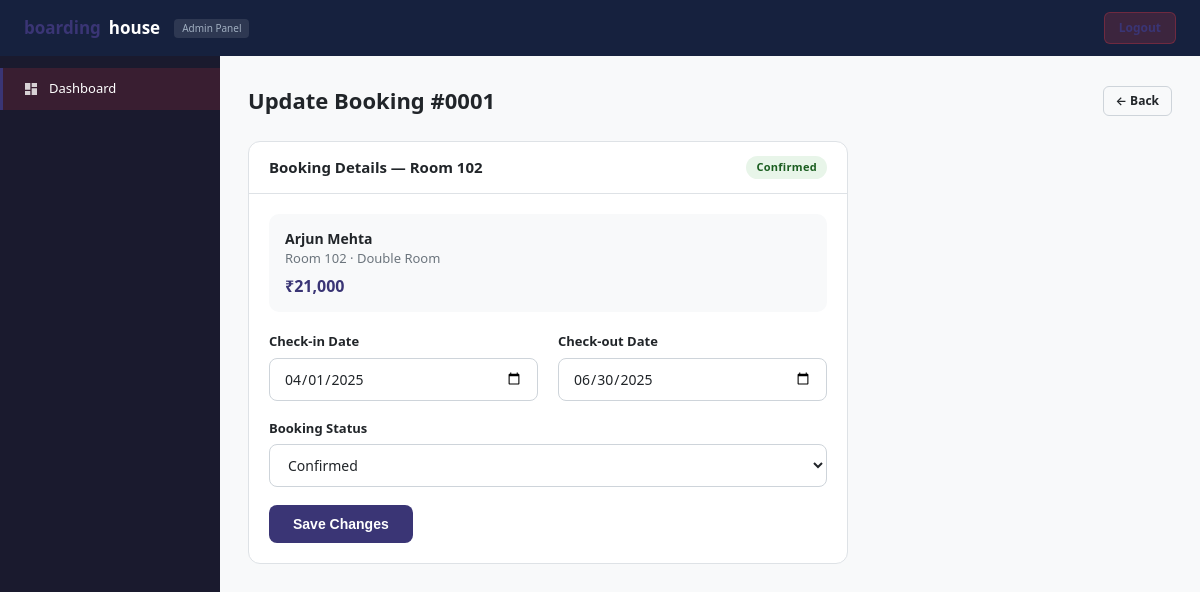
Screenshot of /update_booking.php?id=1 (signed in) with the database file from the repository.
### tables this page shows
CREATE TABLE `bookings` (
  `id`         INT(11)       NOT NULL AUTO_INCREMENT,
  `user_id`    INT(11)       NOT NULL,
  `room_id`    INT(11)       NOT NULL,
  `check_in`   DATE          NOT NULL,
  `check_out`  DATE          NOT NULL,
  `amount`     DECIMAL(10,2) NOT NULL DEFAULT 0.00,
  `status`     ENUM('pending','confirmed','cancelled')
                             NOT NULL DEFAULT 'pending',
  `notes`      TEXT          DEFAULT NULL,
  `created_at` DATETIME      NOT NULL DEFAULT CURRENT_TIMESTAMP,
  `updated_at` DATETIME      NOT NULL DEFAULT CURRENT_TIMESTAMP
                             ON UPDATE CURRENT_TIMESTAMP,
  PRIMARY KEY (`id`),
  CONSTRAINT `fk_booking_user` FOREIGN KEY (`user_id`)
    REFERENCES `users` (`id`) ON DELETE CASCADE,
  CONSTRAINT `fk_booking_room` FOREIGN KEY (`room_id`)
    REFERENCES `rooms` (`id`) ON DELETE CASCADE
);

CREATE TABLE `rooms` (
  `id`          INT(11)       NOT NULL AUTO_INCREMENT,
  `room_number` VARCHAR(20)   NOT NULL UNIQUE,
  `room_type`   VARCHAR(60)   NOT NULL,
  `floor`       INT(3)        NOT NULL DEFAULT 1,
  `capacity`    INT(3)        NOT NULL DEFAULT 1,
  `price`       DECIMAL(10,2) NOT NULL,
  `amenities`   VARCHAR(300)  DEFAULT NULL,
  `description` TEXT          DEFAULT NULL,
  `status`      ENUM('available','reserved','occupied','maintenance')
                              NOT NULL DEFAULT 'available',
  `created_at`  DATETIME      NOT NULL DEFAULT CURRENT_TIMESTAMP,
  PRIMARY KEY (`id`)
);

CREATE TABLE `users` (
  `id`         INT(11)      NOT NULL AUTO_INCREMENT,
  `name`       VARCHAR(100) NOT NULL,
  `email`      VARCHAR(150) NOT NULL UNIQUE,
  `phone`      VARCHAR(20)  DEFAULT NULL,
  `password`   VARCHAR(255) NOT NULL,
  `created_at` DATETIME     NOT NULL DEFAULT CURRENT_TIMESTAMP,
  PRIMARY KEY (`id`)
);

### update_booking.php (the view, shortened to what this page needs)
<?php
$isAdmin = isset($_SESSION['admin_id']);
require_once 'db.php';
$id = (int)($_GET['id'] ?? 0);
$stmt = $pdo->prepare("SELECT b.*, r.room_number, r.room_type, u.name as tenant_name FROM bookings b JOIN rooms r ON b.room_id=r.id JOIN users u ON b.user_id=u.id WHERE b.id=?");
$stmt->execute([$id]);
$booking = $stmt->fetch();
?>
<!DOCTYPE html>
<html lang="en">
<head>
<link rel="stylesheet" href="style.css">
</head>
<body>
<?php if($isAdmin): ?>
<div class="admin-wrapper">
<header class="topbar">
  <div class="topbar-logo"><span class="topbar-logo-red">boarding</span>house<span class="topbar-badge">Admin Panel</span></div>
  <div class="topbar-right"><a href="logout.php" class="topbar-logout">Logout</a></div>
</header>
<aside class="sidebar"><nav class="sidebar-nav">
  <a href="admin_dashboard.php" class="nav-item active"><svg viewBox="0 0 24 24"><path d="M3 13h8V3H3v10zm0 8h8v-6H3v6zm10 0h8V11h-8v10zm0-18v6h8V3h-8z"/></svg>Dashboard</a>
</nav></aside>
<main class="main-content">
<?php endif; ?>
  <div class="page-header-row">
    <div><div class="page-title">Update Booking #<?= str_pad($id,4,'0',STR_PAD_LEFT) ?></div></div>
    <a href="<?= $isAdmin?'admin_dashboard.php':'my_bookings.php' ?>" class="btn btn-outline btn-sm">← Back</a>
  </div>
  <div class="card" style="max-width:600px;">
    <div class="card-header">
      <div class="card-title">Booking Details — Room <?= htmlspecialchars($booking['room_number']) ?></div>
      <span class="pill <?= $booking['status']==='confirmed'?'pill-success':($booking['status']==='pending'?'pill-warning':'pill-danger') ?>"><?= ucfirst($booking['status']) ?></span>
    </div>
    <div class="card-body">
      <div style="background:var(--offwhite);border-radius:10px;padding:14px 16px;margin-bottom:20px;">
        <div style="font-weight:700;"><?= htmlspecialchars($booking['tenant_name']) ?></div>
        <div style="font-size:13px;color:var(--muted);">Room <?= htmlspecialchars($booking['room_number']) ?> · <?= htmlspecialchars($booking['room_type']) ?></div>
        <div style="font-size:16px;font-weight:800;color:var(--red);margin-top:6px;">₹<?= number_format($booking['amount']) ?></div>
      </div>
      <form method="POST">
        <div class="grid-2">
          <div class="form-group">
            <label class="form-label">Check-in Date</label>
            <input type="date" name="check_in" class="form-control" value="<?= $booking['check_in'] ?>" <?= !$isAdmin?'readonly':'' ?>>
          </div>
          <div class="form-group">
            <label class="form-label">Check-out Date</label>
            <input type="date" name="check_out" class="form-control" value="<?= $booking['check_out'] ?>" <?= !$isAdmin?'readonly':'' ?>>
          </div>
        </div>
        <?php if($isAdmin): ?>
        <div class="form-group">
          <label class="form-label">Booking Status</label>
          <select name="status" class="form-control">
            <option value="confirmed" <?= $booking['status']==='confirmed'?'selected':'' ?>>Confirmed</option>
          </select>
        </div>
        <?php endif; ?>
        <div style="display:flex;gap:12px;margin-top:8px;">
          <button type="submit" class="btn btn-primary" style="padding:11px 24px;">Save Changes</button>
        </div>
      </form>
    </div>
  </div>
<?php if($isAdmin): ?>
</main></div>
<?php else: ?>
</div></div>
<?php endif; ?>
</body></html>

### style.css (style rules this page uses)
*, *::before, *::after { margin: 0; padding: 0; box-sizing: border-box; }
:root { --red: #3a3575; --red2: #1e397c; --red-light: #fdecea; --navy: #1a1a2e; --navy2: #16213e; --navy3: #0f3460; --white: #ffffff; --offwhite: #f8f9fa; --light: #f1f3f5; --border: #dee2e6; --border2: #ced4da; --text: #212529; --muted: #6c757d; --green: #2d9e6b; --green-light: #e8f5e9; --amber: #f4a62a; --amber-light: #fff8e1; --blue: #3a86ff; --sidebar-w: 220px; --topbar-h: 56px; }
body { font-family: 'Segoe UI', system-ui, -apple-system, sans-serif; background: var(--offwhite); color: var(--text); font-size: 14px; line-height: 1.5; }
a { text-decoration: none; color: inherit; }
.btn { display: inline-flex; align-items: center; gap: 6px; padding: 9px 18px; border-radius: 8px; font-size: 14px; font-weight: 600; cursor: pointer; border: none; transition: all .18s; }
.btn-primary { background: var(--red); color: #fff; }
.btn-outline { background: transparent; color: var(--text); border: 1.5px solid var(--border2); }
.btn-sm { padding: 5px 12px; font-size: 12px; border-radius: 6px; }
.form-group { margin-bottom: 18px; }
.form-label { display: block; font-size: 13px; font-weight: 600; color: var(--text); margin-bottom: 6px; }
.form-control { width: 100%; padding: 10px 14px; border: 1.5px solid var(--border2); border-radius: 8px; font-size: 14px; color: var(--text); background: #fff; transition: border-color .15s; font-family: inherit; }
.form-control::placeholder { color: #adb5bd; }
select.form-control { cursor: pointer; }
.pill { display: inline-block; padding: 3px 10px; border-radius: 20px; font-size: 11px; font-weight: 700; letter-spacing: .3px; }
.pill-success { background: var(--green-light); color: #1b5e20; }
.card { background: #fff; border-radius: 12px; border: 1px solid var(--border); overflow: hidden; }
.card-header { padding: 14px 20px; border-bottom: 1px solid var(--border); display: flex; align-items: center; justify-content: space-between; }
.card-title { font-size: 15px; font-weight: 700; color: var(--text); }
.card-body { padding: 20px; }
.admin-wrapper { display: flex; min-height: 100vh; }
.topbar { position: fixed; top: 0; left: 0; right: 0; height: var(--topbar-h); background: var(--navy2); display: flex; align-items: center; justify-content: space-between; padding: 0 24px; z-index: 100; }
.topbar-logo { display: flex; align-items: center; gap: 8px; font-size: 17px; font-weight: 700; color: #fff; }
.topbar-logo-red { color: var(--red); }
.topbar-badge { font-size: 10px; background: rgba(255,255,255,.1); border-radius: 4px; padding: 2px 8px; font-weight: 500; color: #a0aec0; margin-left: 6px; }
.topbar-right { display: flex; align-items: center; gap: 14px; }
.topbar-logout { background: rgba(230,57,70,.18); color: var(--red); border: 1px solid rgba(230,57,70,.3); padding: 6px 14px; border-radius: 6px; font-size: 12px; font-weight: 600; cursor: pointer; }
.sidebar { width: var(--sidebar-w); background: var(--navy); position: fixed; top: var(--topbar-h); left: 0; bottom: 0; overflow-y: auto; z-index: 90; display: flex; flex-direction: column; }
.sidebar-nav { padding: 12px 0; flex: 1; }
.nav-item { display: flex; align-items: center; gap: 10px; padding: 11px 20px; font-size: 13px; color: #a0aec0; cursor: pointer; border-left: 3px solid transparent; transition: all .15s; text-decoration: none; }
.nav-item.active { color: #fff; background: rgba(230,57,70,.15); border-left-color: var(--red); }
.nav-item svg { width: 16px; height: 16px; fill: currentColor; flex-shrink: 0; opacity: .8; }
.main-content { margin-left: var(--sidebar-w); margin-top: var(--topbar-h); padding: 28px; flex: 1; min-height: calc(100vh - var(--topbar-h)); }
.page-title { font-size: 22px; font-weight: 800; color: var(--text); }
.page-header-row { display: flex; align-items: center; justify-content: space-between; margin-bottom: 24px; }
.grid-2 { display: grid; grid-template-columns: 1fr 1fr; gap: 20px; }

### rows the page displays
bookings: room.room_number "102", status "Confirmed", user.name "Arjun Mehta", room.room_type "Double Room", amount "21,000", check_in "04/01/2025", check_out "06/30/2025"

### other values shown
str_pad($id,4,'0',STR_PAD_LEFT) "0001"
